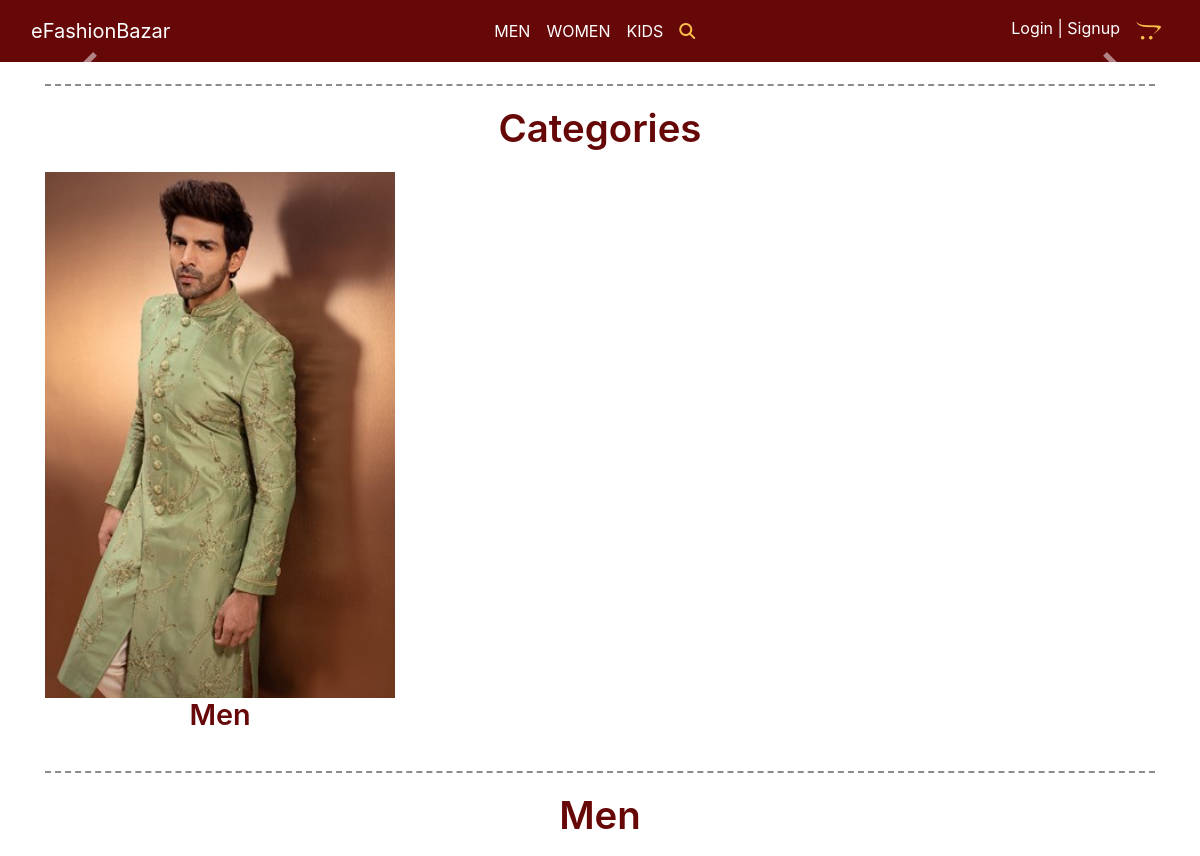
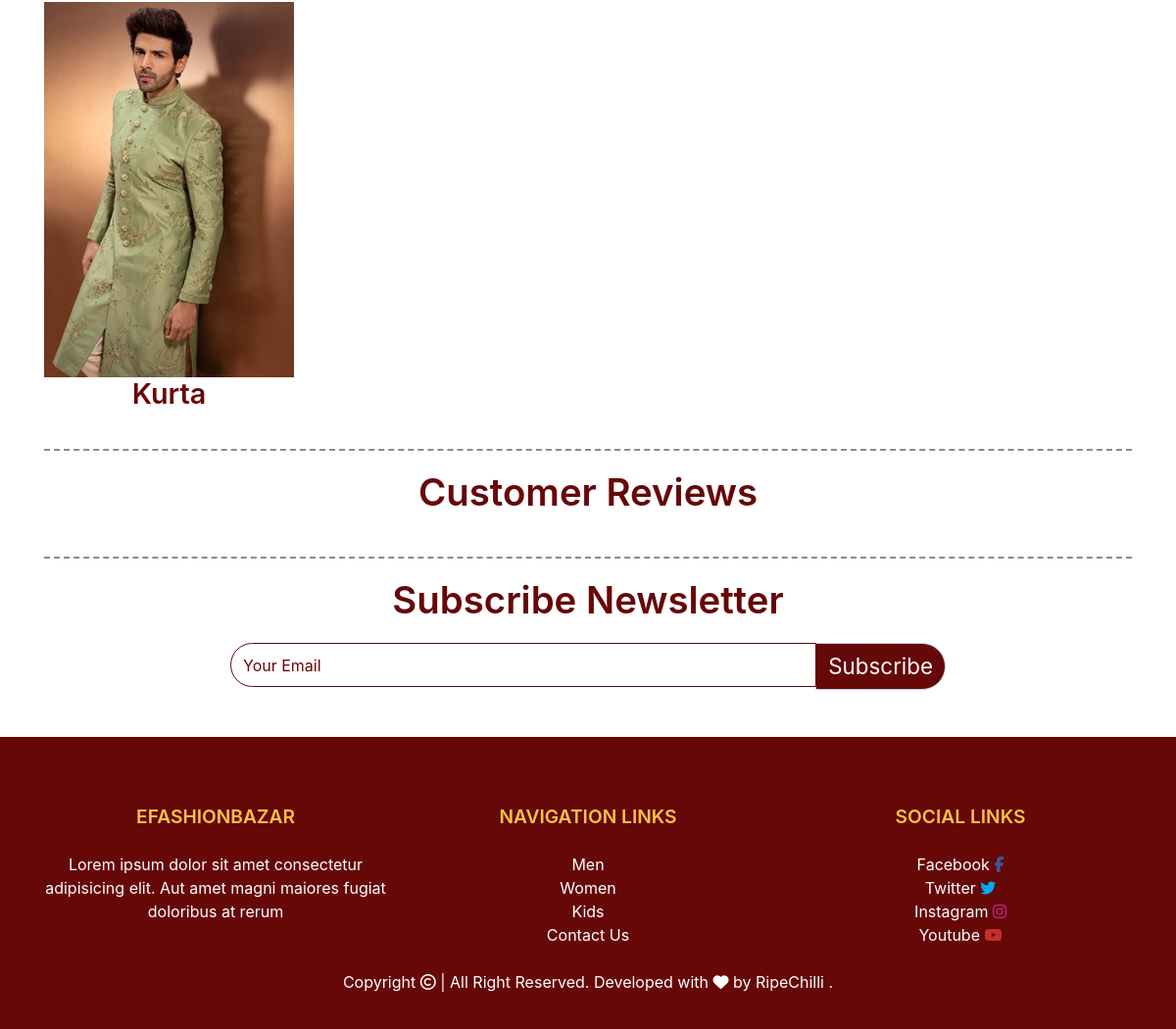
The page / on the database its author committed (2 pictures, top to bottom).
### products/models.py (models this page shows, shortened)
class Available_For(models.Model):
    title = models.CharField(max_length=200)
    img = models.ImageField(upload_to='Available For', null=True)

class Category(models.Model):
    title = models.CharField(max_length=200)
    poster = models.ImageField(upload_to='Category Poster', null=True)
    _for = models.ForeignKey(Available_For, on_delete=models.CASCADE, null=True)

### products/views.py (the view)
# urls.py: path('', landing, name="landing"),
def landing(request):
    crousal = Crousal.objects.all()
    items = Item.objects.all()[:8]
    category = Category.objects.all()
    tags = metaTags.objects.all()
    reviews = Review.objects.all()
    context = {
        'available_for':Available_For.objects.all(),
        'crousal':crousal,
        'items':items,
        'tag': tags,
        'review': reviews,
    }
    return render(request, 'index.html', context)

### products/templates/index.html (shortened to what this page needs)
{% extends 'base.html' %}
{% block mainCont %}
{% load static %}
  <section class="mainBanner">
    <div id="carouselExampleControls" class="carousel slide" data-ride="carousel">
      <a class="carousel-control-prev" href="#carouselExampleControls" role="button" data-slide="prev">
        <span class="carousel-control-prev-icon" aria-hidden="true"></span>
      </a>
      <a class="carousel-control-next" href="#carouselExampleControls" role="button" data-slide="next">
        <span class="carousel-control-next-icon" aria-hidden="true"></span>
      </a>
    </div>
  </section>
  <section class="categoriesSec">
    <div class="container">
      <div class="row">
        <div class="col-lg-12 col-12">
          <hr class="style5">
          <p class="text-center categoriesMainTitle">
            Categories
          </p>
        </div>
      </div>
      <div class="row">
        {% for i in available_for %}
        <div class="col-lg-4 col-12">
          <a href="#{{i.title}}particularCategoriesSecId">
            <div class="categoriesCard">
              <img src="{{i.img.url}}" class="img-fluid categoriesCardImage" alt="">
              <p class="text-center categoriesCardTitle">
                {{i.title}}
              </p>
            </div>
          </a>
        </div>
        {% endfor %}
      </div>
    </div>
  </section>
{% for i in available_for %}
  <section class="particularCategoriesSec" id="{{i.title}}particularCategoriesSecId">
    <div class="container">
      <div class="row">
        <div class="col-lg-12 col-12">
          <hr class="style5">
          <p class="text-center categoriesMainTitle">
            {{i.title}}
          </p>
        </div>
      </div>
      <div class="row">
        {% for j in i.category_set.all %}
        <div class="col-lg-3 col-md-6 col-6">
          <a href="{% url 'category' j.id %}">
            <div class="particularCategoriesCard">
              <img src="{{j.poster.url}}" class="img-fluid particularCategoriesCardImage" alt="">
              <p class="text-center particularCategoriesCardTitle">
                {{j.title}}
              </p>
            </div>
          </a>
        </div>
        {% endfor %}
      </div>
    </div>
  </section>
{% endfor %}
  <section class="reviews">
    <div class="container">
      <div class="row">
        <div class="col-lg-12 col-12">
          <hr class="style5">
          <p class="text-center categoriesMainTitle">
            Customer Reviews
          </p>
        </div>
      </div>
      <div class="row">
        <div class="col-lg-12 col-12">
          <div id="carouselExampleControls" class="carousel slide carousel-fade" data-ride="carousel">
            <a class="carousel-control-prev" href="#carouselExampleControls" role="button" data-slide="prev">
              <span class="carousel-control-prev-icon" aria-hidden="true"></span>
            </a>
            <a class="carousel-control-next" href="#carouselExampleControls" role="button" data-slide="next">
              <span class="carousel-control-next-icon" aria-hidden="true"></span>
            </a>
          </div>
        </div>
      </div>
    </div>
  </section>
  <section class="newsLetter">
    <div class="container">
      <div class="row">
        <div class="col-lg-12 col-12">
          <hr class="style5">
          <p class="text-center categoriesMainTitle">
            Subscribe Newsletter
          </p>
        </div>
      </div>
      <div class="row">
        <div class="col-lg-8 offset-lg-2 col-12">
          <div class="input-group blogBar">
            <input type="search" class="form-control searchInput" placeholder="Your Email">
            <div class="input-group-append">
              <span class="input-group-text subscribeText">Subscribe</span>
            </div>
          </div>
        </div>
      </div>
    </div>
  </section>
  {% include 'footer.html' %}
{% endblock mainCont %}

### products/static/css/itsmystyle.css (style rules this page uses)
html { scroll-behavior: smooth; }
* { margin: 0; padding: 0; box-sizing: border-box; }
a { text-decoration: none; }
:root { --mainCol: #fcbf49; --bgMainCol: #ffffff; --seconMainBgCol: #660708; --txtCol: #000000; --sidenavtxtcol: #ffffff; }
.mainBanner { width: 100%; height: auto; }
.categoriesSec { width: 100%; height: auto; margin-top: 0.4rem; }
.categoriesMainTitle { font-size: 2.4rem; font-weight: 600; line-height: 1.4; color: var(--seconMainBgCol); }
.categoriesCardImage { width: 100%; height: auto; }
.categoriesCardTitle { font-size: 1.8rem; font-weight: 600; line-height: 1.2; color: var(--seconMainBgCol); }
hr.style5 { background-color: #fff; border-top: 2px dashed #8c8b8b; }
.particularCategoriesSec { width: 100%; height: auto; margin-top: 0.4rem; }
.particularCategoriesCard { width: 100%; }
.particularCategoriesCardImage { width: 100%; height: auto; }
.particularCategoriesCardTitle { font-size: 1.8rem; font-weight: 600; line-height: 1.2; color: var(--seconMainBgCol); }
.newsLetter { width: 100%; height: auto; margin-top: 0.4rem; margin-bottom: 3rem; }
.searchInput { border-radius: 100px 0px 0px 100px; border-color: var(--seconMainBgCol); min-width: 150px; min-height: 45px; }
.searchInput::placeholder { color: var(--seconMainBgCol); }
.subscribeText { color: var(--sidenavtxtcol); background: var(--seconMainBgCol); border-radius: 0 100px 100px 0; font-size: 1.4rem; min-width: 120px; min-height: 40px; }
.reviews { width: 100%; height: auto; margin-top: 0.4rem; }

### rows shown on the page
Available_For: img (picture), title "Men"
Category: poster (picture), title "Kurta"
